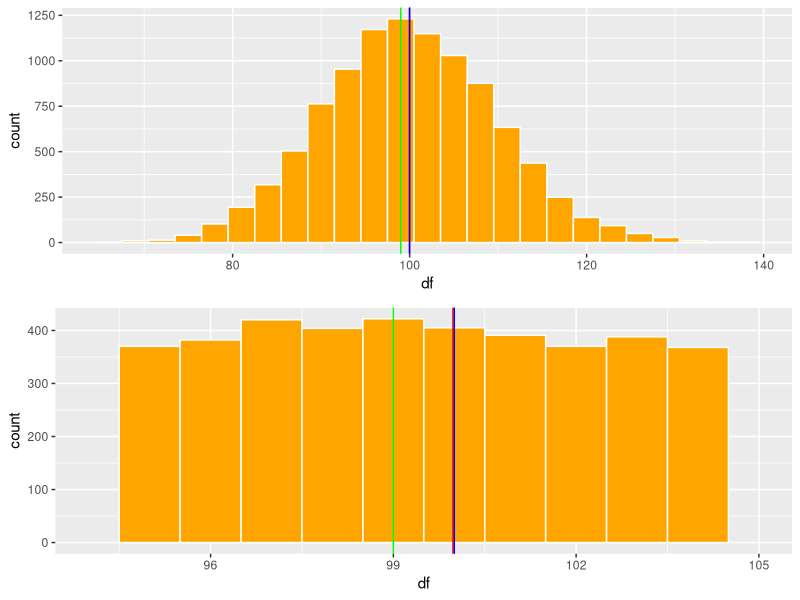
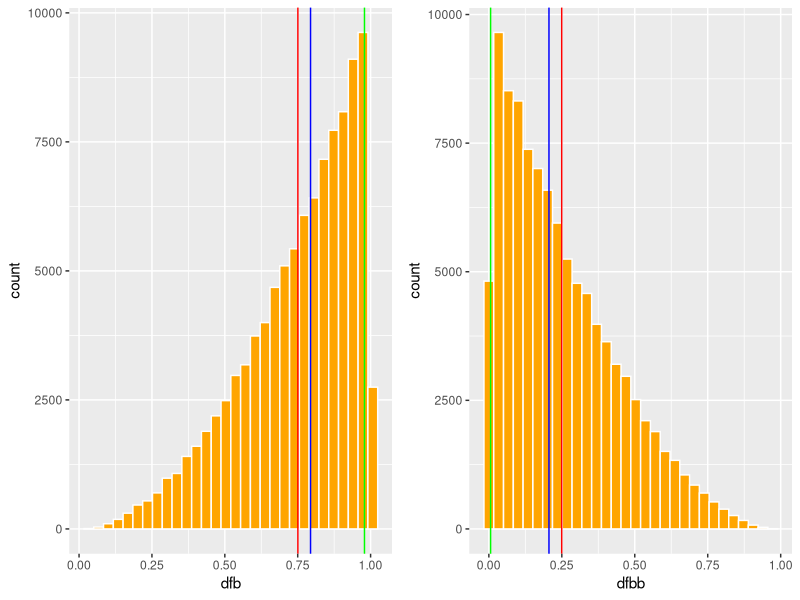
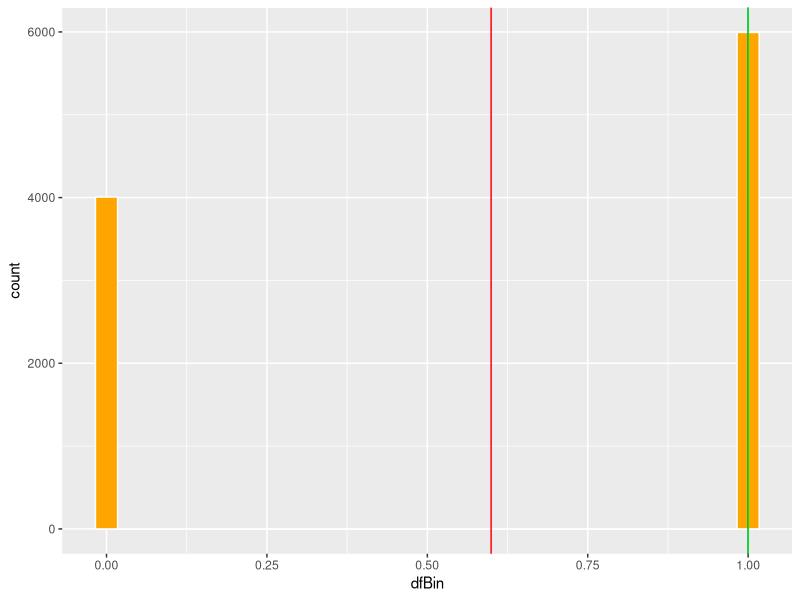

Recreate these plots in R, in order.
## ---- chunk 1
knitr::opts_chunk$set(echo = TRUE, warning=FALSE, message = FALSE)
## ---- chunk 2

Sys.Date()
## ---- chunk 3
library(ggplot2)
library(Hmisc)
library(gridExtra) # Un paquete para organizar las figuras de ggplot2
## ---- chunk 4
x=c(0,1,2,3,4,5,6,7,8,9,10)

mean(x)

## ---- chunk 5
x=c(0,1,2,3,4,5,6,7,8,9,1000)

mean(x)

## ---- chunk 6
b=c(247,0,3,43626,26,23,1,2,4,5,24,6,7)
b=sort(b)
b
median(b)
## ---- chunk 7
b=c(247,0,3,43626,26,23,1,2,4,5,24,6,7,7)
b=sort(b)
b
median(b)
## ---- chunk 8
# install.packages("devtools")
#devtools::install_github("paulponcet/modeest")
## ---- chunk 9
library(modeest)
library(statip)
## ---- chunk 10
statip::mfv(b)
## ---- chunk 11
df=rpois(10000, 100)
df1=data.frame(df)
head(df1, n=2)
## ---- chunk 12
library(statip)
#mean(df1$df)
#median(df1$df)
#statip::mfv(df1$df)
## ---- chunk 13

pro=mean(df1$df)
med=median(df1$df)
mod=statip::mfv(df1$df)
## ---- chunk 14
a=ggplot(df1, aes(df))+
  geom_histogram(fill="orange", colour="white", binwidth = 3)+
  geom_vline(aes(xintercept = pro), colour="red")+
  geom_vline(aes(xintercept = med), colour="blue")+
  geom_vline(aes(xintercept = mod), colour="green")+
  theme(legend.position = "none")
## ---- chunk 15
b=ggplot(df1, aes(df))+
  geom_histogram(fill="orange", colour="white", binwidth = 1)+
  geom_vline(aes(xintercept = pro), colour="red")+
  geom_vline(aes(xintercept = med), colour="blue")+
  geom_vline(aes(xintercept = mod), colour="green")+
  xlim(94,105)+
  theme(legend.position = "none")

## ---- chunk 16
gridExtra::grid.arrange(a,b, ncol=1)
## ---- chunk 17
dfb= round(rbeta(100000, 3,1, ncp = 0),3)
dfb=data.frame(dfb)

dfbb= round(rbeta(100000, 1,3, ncp = 0),3)
dfbb=data.frame(dfbb)

## ---- chunk 18
mea=mean(dfb$dfb)
med=median(dfb$dfb)
mod=statip::mfv(dfb$dfb)

meab=mean(dfbb$dfbb)
medb=median(dfbb$dfbb)
modb=statip::mfv(dfbb$dfbb)


c=ggplot(dfb, aes(dfb))+
  geom_histogram(fill="orange", colour="white")+
  geom_vline(aes(xintercept = mea), colour="red")+
  geom_vline(aes(xintercept = med), colour="blue")+
  geom_vline(aes(xintercept = mod), colour="green")+
  theme(legend.position = "none")

d=ggplot(dfbb, aes(dfbb ))+
  geom_histogram(fill="orange", colour="white")+
  geom_vline(aes(xintercept = meab), colour="red")+
  geom_vline(aes(xintercept = medb), colour="blue")+
  geom_vline(aes(xintercept = modb), colour="green")+
  theme(legend.position = "none")

grid.arrange(c,d, ncol=2)
## ---- chunk 19
dfBin=replicate(10000,rbinom(length(.6), size=1,prob =0.6))
dfBin=data.frame(dfBin)
head(dfBin)
## ---- chunk 20
mea=mean(dfBin$dfBin)
med=median(dfBin$dfBin)
mod=mfv(dfBin$dfBin)
mea


ggplot(dfBin, aes(dfBin))+
  geom_histogram(fill="orange", colour="white")+
  geom_vline(aes(xintercept = mea), colour="red")+
  geom_vline(aes(xintercept = med), colour="blue")+
  geom_vline(aes(xintercept = mod), colour="green")+
  theme(legend.position = "none")
